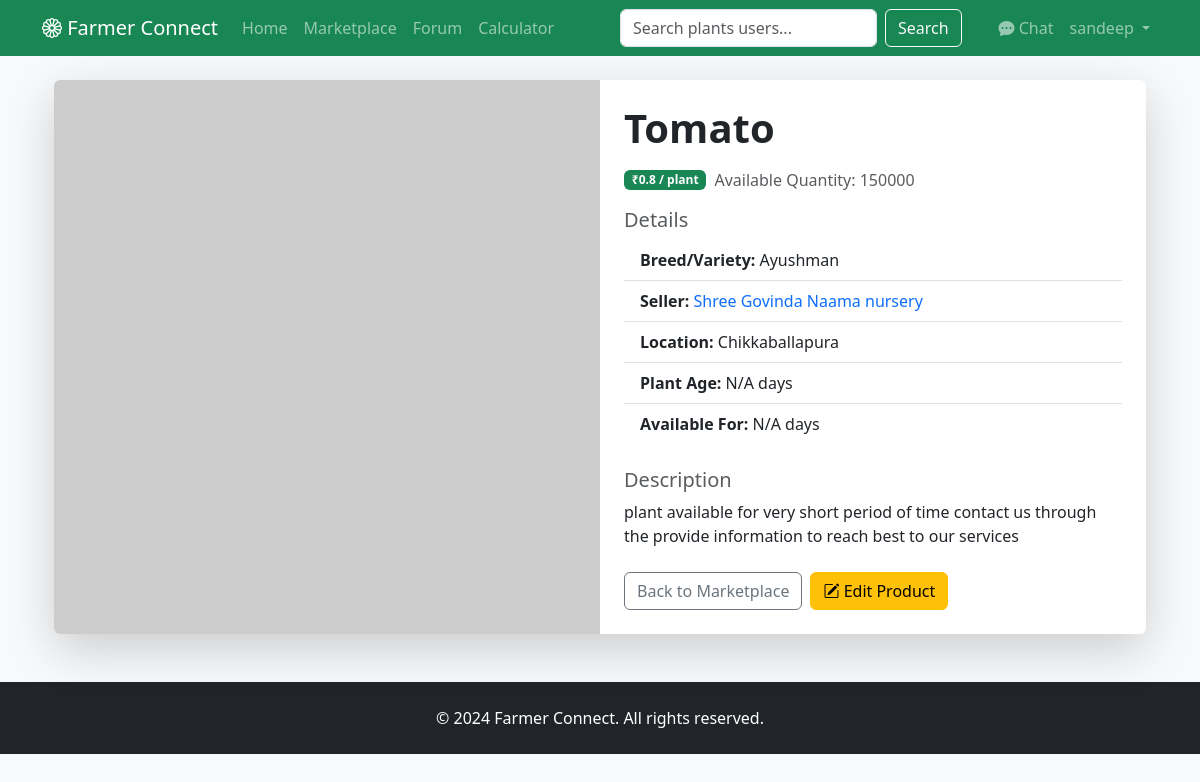
The app's page /product/4 (signed in) with its own data.
### app/models.py (models this page shows, shortened)
class User(UserMixin, db.Model):
    id = db.Column(db.Integer, primary_key=True)
    username = db.Column(db.String(64), index=True, unique=True)
    email = db.Column(db.String(120), index=True, unique=True)
    password_hash = db.Column(db.String(128))
    role = db.Column(db.String(20), default='farmer') # nursery, farmer
    bio = db.Column(db.String(500))
    location = db.Column(db.String(128)) # Acts as Address
    nursery_name = db.Column(db.String(128))
    owner_name = db.Column(db.String(128)) # New field
    contact_details = db.Column(db.String(256))
    payment_methods = db.Column(db.String(256))
    products = db.relationship('Product', backref='seller', lazy='dynamic')
    posts = db.relationship('Post', backref='author', lazy='dynamic')
    messages_sent = db.relationship('Message',
                                    foreign_keys='Message.sender_id',
                                    backref='author', lazy='dynamic')
    messages_received = db.relationship('Message',
                                        foreign_keys='Message.receiver_id',
                                        backref='recipient', lazy='dynamic')

class Product(db.Model):
    id = db.Column(db.Integer, primary_key=True)
    seller_id = db.Column(db.Integer, db.ForeignKey('user.id'))
    name = db.Column(db.String(128))
    breed = db.Column(db.String(128)) # New field
    description = db.Column(db.String(1000))
    price = db.Column(db.Float)
    quantity = db.Column(db.Integer, default=0) # New field
    image_url = db.Column(db.String(256))
    plant_age_days = db.Column(db.Integer) # New field
    available_days = db.Column(db.Integer) # New field
    created_at = db.Column(db.DateTime, index=True, default=datetime.utcnow)

### app/main/routes.py (the view, shortened to what this page needs)
@bp.route('/product/<int:product_id>', methods=['GET', 'POST'])
@login_required
def product_details(product_id):
    product = Product.query.get_or_404(product_id)
    form = ProductForm()
    order_form = OrderForm()
    if request.method == 'GET' and current_user == product.seller:
        form.name.data = product.name
        form.breed.data = product.breed
        form.price.data = product.price
        form.quantity.data = product.quantity
        form.plant_age_days.data = product.plant_age_days
        form.available_days.data = product.available_days
        form.description.data = product.description
        form.image_url.data = product.image_url
    return render_template('product_details.html', title=product.name, product=product, form=form, order_form=order_form)

### app/auth/forms.py
class ProductForm(FlaskForm):
    name = StringField('Plant Name', validators=[DataRequired()])
    breed = StringField('Breed Name', validators=[DataRequired()])
    price = FloatField('Price per Plant (₹)', validators=[DataRequired()], render_kw={"step": "0.01", "placeholder": "Example: 15.50"})
    quantity = IntegerField('Quantity Available', validators=[DataRequired()])
    plant_age_days = IntegerField('Plant Age (Days)', validators=[DataRequired()])
    available_days = IntegerField('Available Until (Days)', validators=[DataRequired()])
    description = TextAreaField('Description')
    image_url = StringField('Image URL')
    submit = SubmitField('Add Plant')

class OrderForm(FlaskForm):
    quantity = IntegerField('Quantity', validators=[DataRequired()])
    delivery_address = TextAreaField('Delivery Address', validators=[DataRequired()])
    submit = SubmitField('Place Order')

### app/models.py (called while the page is built)
@login.user_loader
def load_user(id):
    return User.query.get(int(id))

### app/templates/product_details.html (shortened to what this page needs)
{% extends "base.html" %}
{% block content %}
<div class="container mt-4">
  <div class="card shadow-lg">
    <div class="row g-0">
      <div class="col-md-6">
        <img src="{{ product.image_url or 'https://via.placeholder.com/600x400?text=Product' }}"
          class="img-fluid rounded-start w-100 h-100" style="object-fit: cover; min-height: 400px;"
          alt="{{ product.name }}">
      </div>
      <div class="col-md-6">
        <div class="card-body p-4">
          <h1 class="card-title fw-bold mb-3">{{ product.name }}</h1>
          <div class="d-flex align-items-center mb-3">
            <span class="badge bg-success me-2">₹{{ product.price }} / plant</span>
            <span class="text-muted">Available Quantity: {{ product.quantity }}</span>
          </div>
          <div class="mb-4">
            <h5 class="text-muted mb-2">Details</h5>
            <ul class="list-group list-group-flush">
              <li class="list-group-item"><strong>Breed/Variety:</strong> {{ product.breed }}</li>
              <li class="list-group-item"><strong>Seller:</strong> <a
                  href="{{ url_for('main.profile', username=product.seller.username) }}" class="text-decoration-none">{{
                  product.seller.nursery_name or product.seller.username }}</a></li>
              <li class="list-group-item"><strong>Location:</strong> {{ product.seller.location }}</li>
              <li class="list-group-item"><strong>Plant Age:</strong> {{ product.plant_age_days or 'N/A' }} days</li>
              <li class="list-group-item"><strong>Available For:</strong> {{ product.available_days or 'N/A' }} days
              </li>
            </ul>
          </div>
          <div class="mb-4">
            <h5 class="text-muted">Description</h5>
            <p class="card-text">{{ product.description }}</p>
          </div>
          <div class="d-grid gap-2 d-md-flex justify-content-md-start">
            <a href="{{ url_for('main.marketplace') }}" class="btn btn-outline-secondary">Back to Marketplace</a>
            {% if current_user == product.seller %}
            <button type="button" class="btn btn-warning" data-bs-toggle="modal" data-bs-target="#editProductModal">
              <i class="bi bi-pencil-square"></i> Edit Product
            </button>
            {% elif current_user.role == 'farmer' %}
            <button type="button" class="btn btn-success" data-bs-toggle="modal" data-bs-target="#orderNowModal">
              <i class="bi bi-cart-check"></i> Order Now
            </button>
            {% endif %}
          </div>
        </div>
      </div>
    </div>
  </div>
</div>
{% endblock %}

### app/templates/base.html (shortened to what this page needs)
<!doctype html>
<html lang="en">
<head>
  <link href="https://cdn.jsdelivr.net/npm/bootstrap@5.3.0/dist/css/bootstrap.min.css" rel="stylesheet">
  <link rel="stylesheet" href="https://cdn.jsdelivr.net/npm/bootstrap-icons@1.10.5/font/bootstrap-icons.css">
  <link href="{{ url_for('static', filename='css/style.css') }}" rel="stylesheet">
</head>
<body>
  <nav class="navbar navbar-expand-lg navbar-dark bg-success sticky-top">
    <div class="container">
      <a class="navbar-brand" href="{{ url_for('main.index') }}">
        <i class="bi bi-flower1"></i> Farmer Connect
      </a>
      <div class="collapse navbar-collapse" id="navbarNav">
        <ul class="navbar-nav me-auto">
          <li class="nav-item">
            <a class="nav-link" href="{{ url_for('main.index') }}">Home</a>
          </li>
          <li class="nav-item">
            <a class="nav-link" href="{{ url_for('main.marketplace') }}">Marketplace</a>
          </li>
          <li class="nav-item">
            <a class="nav-link" href="{{ url_for('main.forum') }}">Forum</a>
          </li>
          <li class="nav-item">
            <a class="nav-link" href="{{ url_for('main.calculator') }}">Calculator</a>
          </li>
        </ul>
        <form class="d-flex mx-auto" role="search" action="{{ url_for('main.search') }}" method="get">
          <input class="form-control me-2" type="search" placeholder="Search plants users..." aria-label="Search"
            name="q">
          <button class="btn btn-outline-light" type="submit">Search</button>
        </form>
        <ul class="navbar-nav">
          {% if current_user.is_authenticated %}
          <li class="nav-item">
            <a class="nav-link" href="{{ url_for('main.chat') }}">
              <i class="bi bi-chat-dots-fill"></i> Chat
            </a>
          </li>
          <li class="nav-item dropdown">
            <a class="nav-link dropdown-toggle" href="#" role="button" data-bs-toggle="dropdown">
              {{ current_user.username }}
            </a>
          </li>
          {% endif %}
        </ul>
      </div>
    </div>
  </nav>
  <div class="container mt-3">
    {% block content %}{% endblock %}
  </div>
  <footer class="bg-dark text-white text-center py-4 mt-5">
    <div class="container">
      <p class="mb-0">&copy; 2024 Farmer Connect. All rights reserved.</p>
    </div>
  </footer>
</body>
</html>

### app/static/css/style.css (style rules this page uses)
body { background-color: #f8f9fa; }
.card { border: none; }

### records on screen
User: username "sandeep", seller "Shree Govinda Naama nursery", seller.location "Chikkaballapura"
Product: name "Tomato", price "0.8", quantity "150000", breed "Ayushman", plant_age_days "N/A", available_days "N/A", description "plant available for very short period of time contact us through the provide information to reach best to our services"
